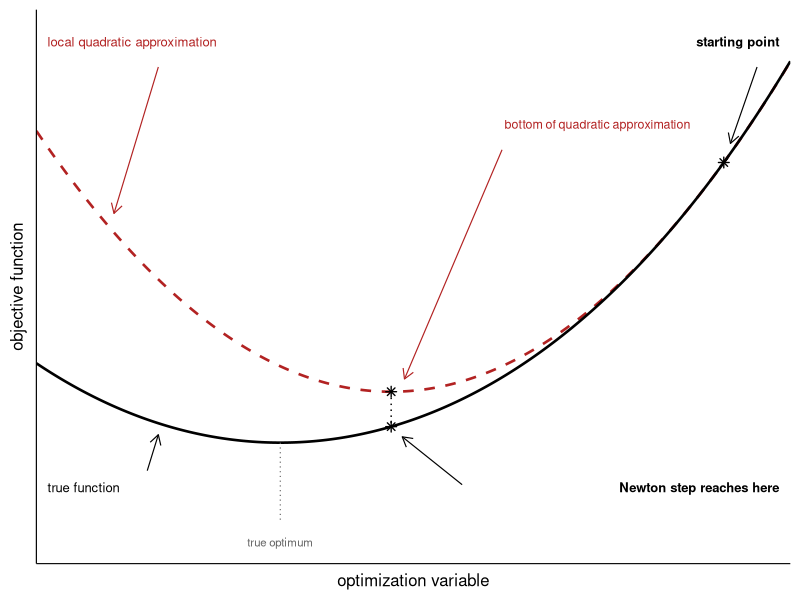

Write R code to recreate this figure.
# Used in: slides/05-second/01-nr.tex
#
# Benign counterpart to Figure 5.8 in Aggarwal (2020), where a far too flat
# quadratic model makes the Newton step overshoot and worsen the objective.
#
#   f(x) = x^2 / 2 + x^4 / 80,   x0 = 2,   x* = 0
#
# Here the model is too curved instead (f'' drops from 1.6 at x0 to 1 at x*),
# so it lies above the true function and the step stops short of the optimum
# -- but it still yields a large decrease (2.2 -> 0.13, better than the
# predicted 0.40), so no line search is needed.

library(data.table)
library(ggplot2)

set.seed(1L)

f = function(x) x^2 / 2 + x^4 / 80
f_grad = function(x) x + x^3 / 20
f_hess = function(x) 1 + 3 * x^2 / 20

x0 = 2
x_star = 0

# second-order Taylor model around x0 and the resulting Newton step
quad = function(x) f(x0) + f_grad(x0) * (x - x0) + 0.5 * f_hess(x0) * (x - x0)^2
x1 = x0 - f_grad(x0) / f_hess(x0)

x_lim = c(-1.1, 2.3)
y_lim = c(-0.95, 3.4)

x_grid = seq(x_lim[1], x_lim[2], length.out = 601L)
curves = rbind(
  data.table(x = x_grid, y = f(x_grid), fun = "true"),
  data.table(x = x_grid, y = quad(x_grid), fun = "quad")
)

pts = data.table(
  x = c(x0, x1, x1),
  y = c(f(x0), f(x1), quad(x1))
)

label_size = 3.3
arrow_style = arrow(length = unit(0.02, "npc"))

p = ggplot(curves, aes(x = x, y = y, linetype = fun, color = fun)) +
  geom_line(linewidth = 0.9) +
  scale_linetype_manual(values = c(true = "solid", quad = "dashed")) +
  scale_color_manual(values = c(true = "black", quad = "firebrick")) +
  # vertical drop from the bottom of the quadratic model to the true function
  annotate(
    "segment",
    x = x1,
    xend = x1,
    y = quad(x1),
    yend = f(x1),
    linetype = "dotted",
    linewidth = 0.5
  ) +
  # true minimizer for reference
  annotate(
    "segment",
    x = x_star,
    xend = x_star,
    y = f(x_star),
    yend = -0.62,
    linetype = "dotted",
    linewidth = 0.4,
    color = "grey40"
  ) +
  annotate(
    "text",
    x = x_star,
    y = -0.78,
    label = "true optimum",
    size = label_size - 0.4,
    color = "grey40"
  ) +
  geom_point(
    data = pts,
    aes(x = x, y = y),
    inherit.aes = FALSE,
    shape = 8,
    size = 2.1,
    stroke = 0.7
  ) +
  # annotations
  annotate(
    "text",
    x = 2.25,
    y = 3.15,
    label = "starting point",
    size = label_size,
    hjust = 1,
    fontface = "bold"
  ) +
  annotate(
    "segment",
    x = 2.15,
    xend = 2.03,
    y = 2.95,
    yend = 2.35,
    arrow = arrow_style,
    linewidth = 0.4
  ) +
  annotate(
    "text",
    x = -1.05,
    y = 3.15,
    label = "local quadratic approximation",
    size = label_size,
    hjust = 0,
    color = "firebrick"
  ) +
  annotate(
    "segment",
    x = -0.55,
    xend = -0.75,
    y = 2.95,
    yend = 1.8,
    arrow = arrow_style,
    linewidth = 0.4,
    color = "firebrick"
  ) +
  annotate(
    "text",
    x = 1.85,
    y = 2.5,
    label = "bottom of quadratic approximation",
    size = label_size - 0.15,
    hjust = 1,
    lineheight = 0.95,
    color = "firebrick"
  ) +
  annotate(
    "segment",
    x = 1.0,
    xend = x1 + 0.06,
    y = 2.3,
    yend = quad(x1) + 0.1,
    arrow = arrow_style,
    linewidth = 0.4,
    color = "firebrick"
  ) +
  annotate(
    "text",
    x = 2.25,
    y = -0.35,
    label = "Newton step reaches here",
    size = label_size,
    hjust = 1,
    fontface = "bold",
    lineheight = 0.95
  ) +
  annotate(
    "segment",
    x = 0.82,
    xend = x1 + 0.05,
    y = -0.33,
    yend = f(x1) - 0.08,
    arrow = arrow_style,
    linewidth = 0.4
  ) +
  annotate(
    "text",
    x = -1.05,
    y = -0.35,
    label = "true function",
    size = label_size,
    hjust = 0
  ) +
  annotate(
    "segment",
    x = -0.6,
    xend = -0.55,
    y = -0.22,
    yend = f(-0.55) - 0.09,
    arrow = arrow_style,
    linewidth = 0.4
  ) +
  coord_cartesian(xlim = x_lim, ylim = y_lim, expand = FALSE) +
  labs(x = "optimization variable", y = "objective function") +
  theme_minimal(base_size = 14) +
  theme(
    legend.position = "none",
    panel.grid = element_blank(),
    axis.text = element_blank(),
    axis.ticks = element_blank(),
    axis.line = element_line(linewidth = 0.4),
    axis.title = element_text(size = 12)
  )

ggsave(
  filename = "../figure/NR_quad_approx_good.png",
  plot = p,
  width = 4.5,
  height = 2.5,
  dpi = 300
)
